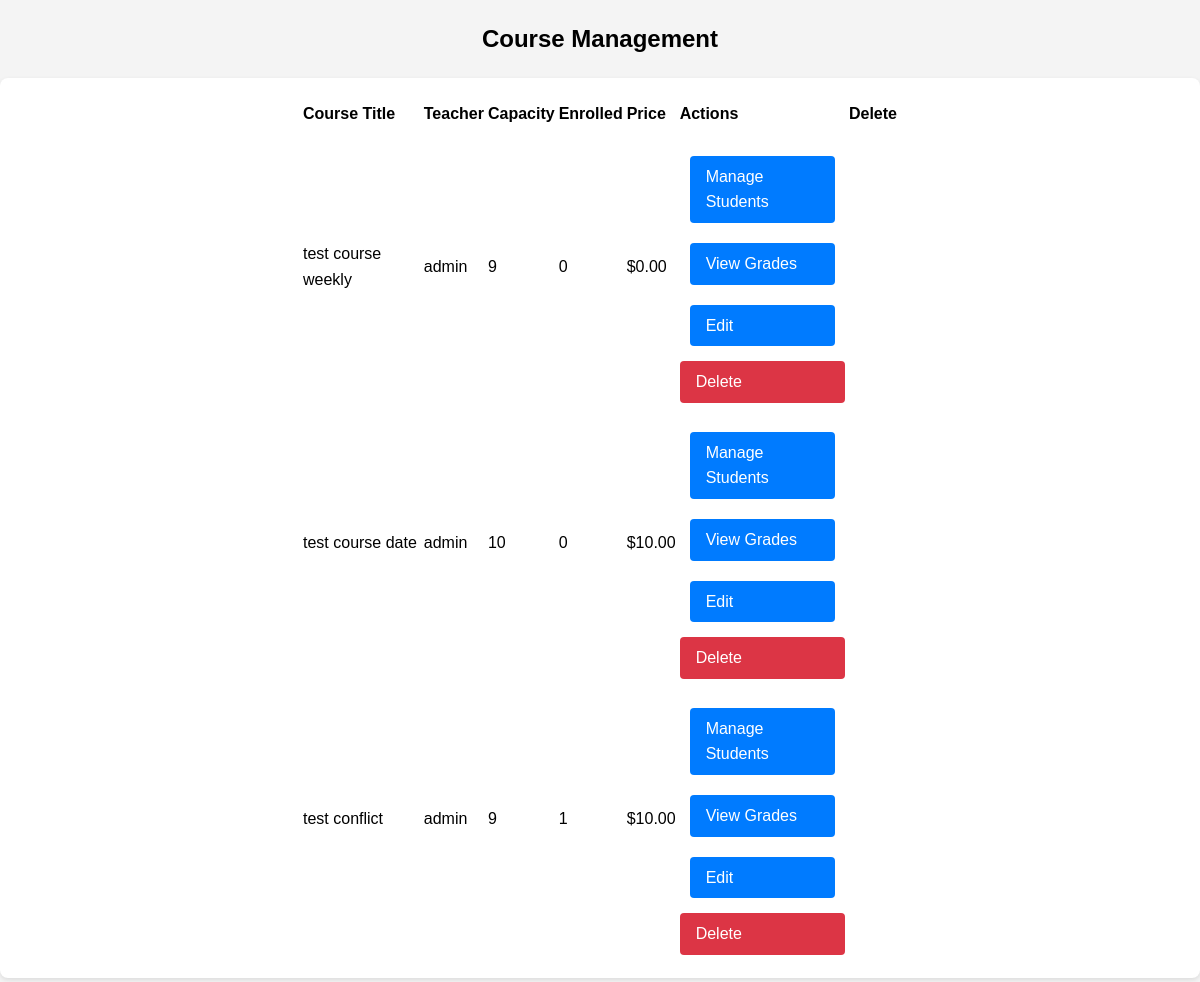
The app's page /manage-courses/ (signed in) with its own data.
### course/models.py (models this page shows, shortened)
class Course(models.Model):
    title = models.CharField(max_length=200)
    description = models.TextField()
    content = models.TextField(help_text="Detailed course content and materials")
    teacher = models.ForeignKey(
        settings.AUTH_USER_MODEL,
        on_delete=models.CASCADE,
        limit_choices_to={'is_teacher': True},
    )
    capacity = models.PositiveIntegerField()
    pre_requisites = models.TextField(blank=True, null=True)  #allow pre-requisites to be empty
    created_at = models.DateTimeField(auto_now_add=True)
    price = models.DecimalField(
        max_digits=10,
        decimal_places=2,
        default=Decimal('0.00'),
    )

### portal/models.py (models this page shows)
class User(AbstractUser):
    is_teacher = models.BooleanField(default=False)
    is_admin = models.BooleanField(default=False)
    groups = models.ManyToManyField(
        'auth.Group',
        related_name='portal_user_set', # to avoid conflicts with other apps
        blank=True,
        help_text='The groups this user belongs to.',
        verbose_name='groups'
    )
    user_permissions = models.ManyToManyField(
        'auth.Permission',
        related_name='portal_user_set', # to avoid conflicts with other apps
        blank=True,
        help_text='Specific permissions for this user.',
        verbose_name='user permissions'
    )

### adminportal/views.py (the view)
# urls.py: path('manage-courses/', views.admin_manage_courses, name='admin_manage_courses'),
@login_required
@user_passes_test(is_admin)
def admin_manage_courses(request):
    courses = Course.objects.all().select_related('teacher')
    return render(request, 'admin/manage_courses.html', {
        'courses': courses
    })

### adminportal/views.py (called while the page is built)
def is_admin(user):
    return user.is_admin

### adminportal/templates/admin/manage_courses.html (shortened to what this page needs)
{% extends 'base.html' %}
{% block content %}
<div class="container">
    <h2>Course Management</h2>
    <div class="card">
        <div class="card-body">
            <table class="table">
                <thead>
                    <tr>
                        <th>Course Title</th>
                        <th>Teacher</th>
                        <th>Capacity</th>
                        <th>Enrolled</th>
                        <th>Price</th>
                        <th>Actions</th>
                        <th>Delete</th>
                </thead>
                <tbody>
                    {% for course in courses %}
                    <tr>
                        <td>{{ course.title }}</td>
                        <td>{{ course.teacher.username }}</td>
                        <td>{{ course.capacity }}</td>
                        <td>{{ course.enrollments.count }}</td>
                        <td>${{ course.price }}</td>
                        <td>
                            <div class="btn-group">
                                <a href="{% url 'manage_course_enrollments' course.id %}"
                                   class="btn btn-primary btn-sm">Manage Students</a>
                                <a href="{% url 'admin_course_grades' course.id %}"
                                   class="btn btn-primary btn-sm">View Grades</a>
                                <a href="{% url 'edit_course' course.id %}"
                                   class="btn btn-primary btn-sm">Edit</a>
                                <a href="{% url 'remove_course' course.id %}"
                                   class="btn btn-danger btn-sm">Delete</a>
                            </div>
                        </td>
                    </tr>
                    {% empty %}
                    <tr>
                        <td colspan="6">No courses available.</td>
                    </tr>
                    {% endfor %}
                </tbody>
            </table>
        </div>
    </div>
</div>
{% endblock %}

### static/css/style.css (style rules this page uses)
body { font-family: 'Arial', sans-serif; line-height: 1.6; margin: 0; padding: 0; background-color: #f4f4f4; }
.container { text-align: center; max-width: 1200px; width: auto; margin: auto; overflow: hidden; }
.card { background: white; border-radius: 8px; box-shadow: 0 2px 5px rgba(0,0,0,0.1); margin-bottom: 20px; transition: transform 0.3s ease; }
.card-body { padding: 20px; text-align: left; margin: 0 auto; max-width: 600px; }
.btn { display: inline-block; padding: 8px 16px; border-radius: 4px; border: none; cursor: pointer; transition: background-color 0.3s ease; text-decoration: none; }
.btn-primary { margin: 5px 10px; padding: 8px 16px; border-radius: 4px; border: none; background-color: #007bff; color: white; text-decoration: none; }
.btn-danger { background-color: #dc3545; color: white; }
a { text-decoration: none; }
.btn-group { display: grid; justify-content: center; margin-top: 20px; gap: 10px; }

### records on screen
Course: title "test course weekly", teacher.username "admin", capacity "9", enrollments.count "0", price "0.00"
Course: title "test course date", teacher.username "admin", capacity "10", enrollments.count "0", price "10.00"
Course: title "test conflict", teacher.username "admin", capacity "9", enrollments.count "1", price "10.00"
